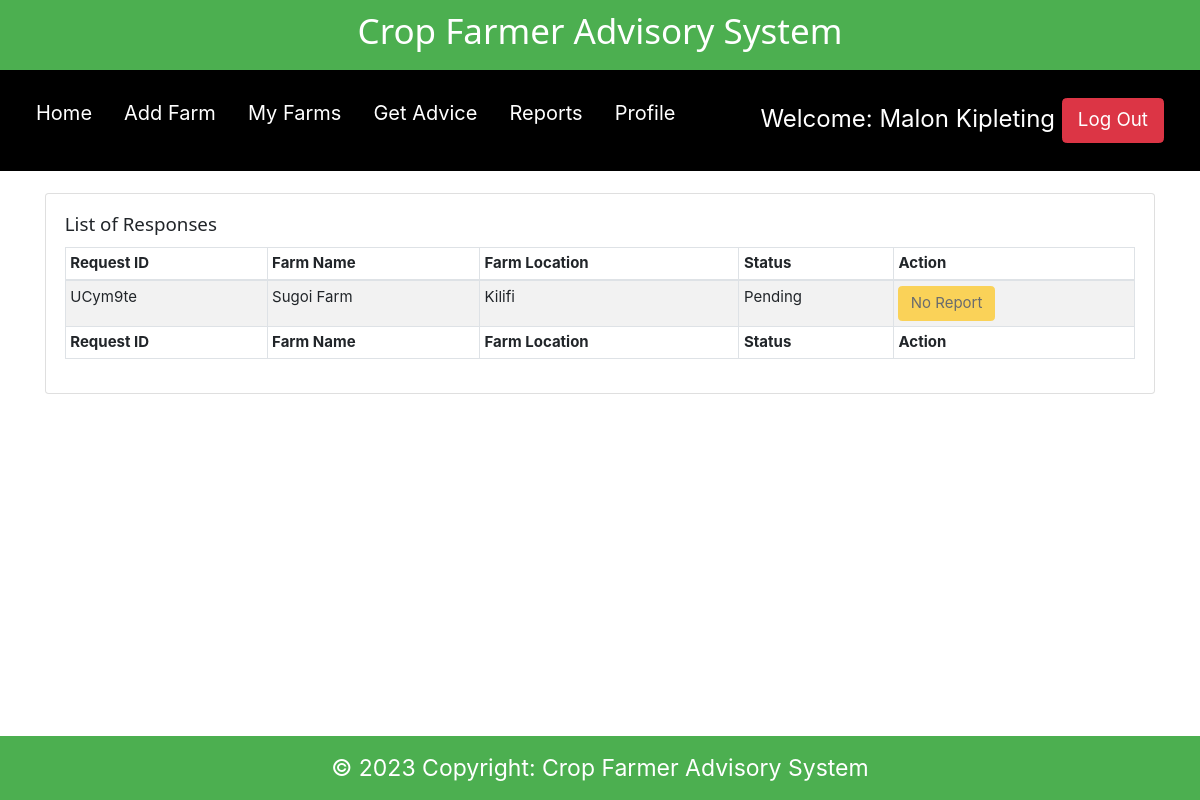
The app's page /response.php (signed in), older data.
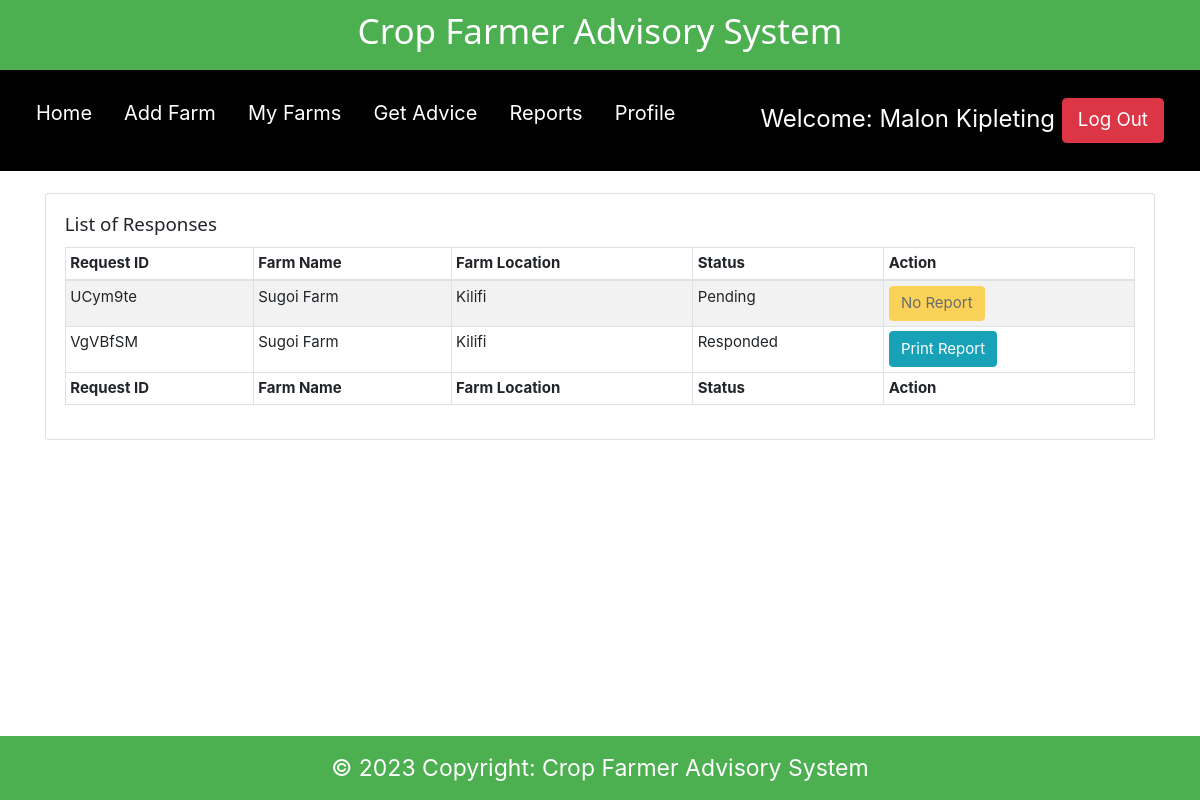
The same page, newer data.
### tables this page shows
CREATE TABLE `farmer_request_advice_details` (
  `id` int(11) NOT NULL,
  `request_id` varchar(100) NOT NULL,
  `farmer_id` varchar(100) NOT NULL,
  `farm_id` varchar(100) NOT NULL,
  `crop_id` varchar(100) NOT NULL,
  `activity_id` varchar(100) NOT NULL,
  `short_description` varchar(800) NOT NULL,
  `date_of_activity` varchar(250) DEFAULT NULL,
  `date_added` datetime NOT NULL DEFAULT CURRENT_TIMESTAMP
);

CREATE TABLE `request_response_details` (
  `id` int(11) NOT NULL,
  `request_id` varchar(100) NOT NULL,
  `officer_id` varchar(100) DEFAULT NULL,
  `response` longtext,
  `request_status` varchar(255) NOT NULL DEFAULT 'Pending',
  `date_added` timestamp NOT NULL DEFAULT CURRENT_TIMESTAMP
);

CREATE TABLE `farm_details` (
  `id` int(11) NOT NULL,
  `farm_id` varchar(255) NOT NULL,
  `farm_name` varchar(255) NOT NULL,
  `farm_location` varchar(255) NOT NULL,
  `farm_size` varchar(100) NOT NULL,
  `soil_id` varchar(255) NOT NULL,
  `date_added` timestamp NOT NULL DEFAULT CURRENT_TIMESTAMP
);

CREATE TABLE `county_details` (
  `id` int(11) NOT NULL,
  `county_id` varchar(20) NOT NULL,
  `county_name` varchar(50) NOT NULL
);

### response.php (the view, shortened to what this page needs)
<?php
include 'connection.php';
$farmer_id = $_SESSION['farmerId'];
?>
<!DOCTYPE html>
<html>
<head>
    <?php
include './components/header.php';
?>
</head>
<body>
    <?php
include './components/navbar.php';
?>
    <div class="container">
        <div class="row">
            <div class="col-md-12">
                <div class="card">
                    <div class="card-body">
                        <h5 class="card-title">List of Responses</h5>
                        <table id="dtBasicExample" class="table table-striped table-bordered table-sm" cellspacing="0"
                            width="100%">
                            <thead>
                                <tr>
                                    <th>Request ID</th>
                                    <th>Farm Name</th>
                                    <th>Farm Location</th>
                                    <th>Status</th>
                                    <th>Action</th>
                                </tr>
                            </thead>
                            <tbody>
                                <?php
if ($farmer_id) {
    $data_fetch_query = "SELECT * FROM `farmer_request_advice_details`
        INNER JOIN request_response_details ON request_response_details.request_id = farmer_request_advice_details.request_id
        INNER JOIN farm_details ON farm_details.farm_id = farmer_request_advice_details.farm_id
        INNER JOIN county_details ON county_details.county_id = farm_details.farm_location
        WHERE farmer_request_advice_details.farmer_id = '$farmer_id'";
    $data_result = mysqli_query($db, $data_fetch_query);
    if ($data_result->num_rows > 0) {
        while ($row = $data_result->fetch_assoc()) {
            $request_id = $row['request_id'];
            $farm_name = $row['farm_name'];
            $county_name = $row['county_name'];
            $status = $row['request_status'];
            $officer_id = $row['officer_id'];
            $print_button = '';
            if (!empty($officer_id)) {
                $print_button = "<input type='submit' name='printReportBtn' value='Print Report' class='btn btn-info printReportBtn'>";
            }else{
                $print_button = "<input type='button'  value='No Report'disabled class='btn btn-warning printReportBtn'>";
            }
            echo "<tr>";
            echo "<td>" . $request_id . "</td>";
            echo "<td>" . $farm_name . "</td>";
            echo "<td>" . $county_name . "</td>";
            echo "<td>" . $status . "</td>";
            echo "<td>";
            echo "<form method ='POST' action=''>";
            echo $print_button;
            echo "</form>";
            echo "</td>";
            echo "</tr>";
        }
    } else {
        echo "<td>" . "No Data Found" . "</td>";
    }
} else {
    echo "<td>" . "No farms available" . "</td>";
}
?>
                            </tbody>
                            <tfoot>
                                <tr>
                                    <th>Request ID</th>
                                    <th>Farm Name</th>
                                    <th>Farm Location</th>
                                    <th>Status</th>
                                    <th>Action</th>
                                </tr>
                            </tfoot>
                        </table>
                    </div>
                </div>
            </div>
        </div>
        <?php
include './components/footer.php';
            ?>
    </div>
</body>
</html>

Row changes from the older to the newer data that the page shows:
added farmer_request_advice_details: request_response_details.request_id "VgVBfSM", farm.farm_name "Sugoi Farm", county_details.county_name "Kilifi", request_response_details.request_status "Responded"
